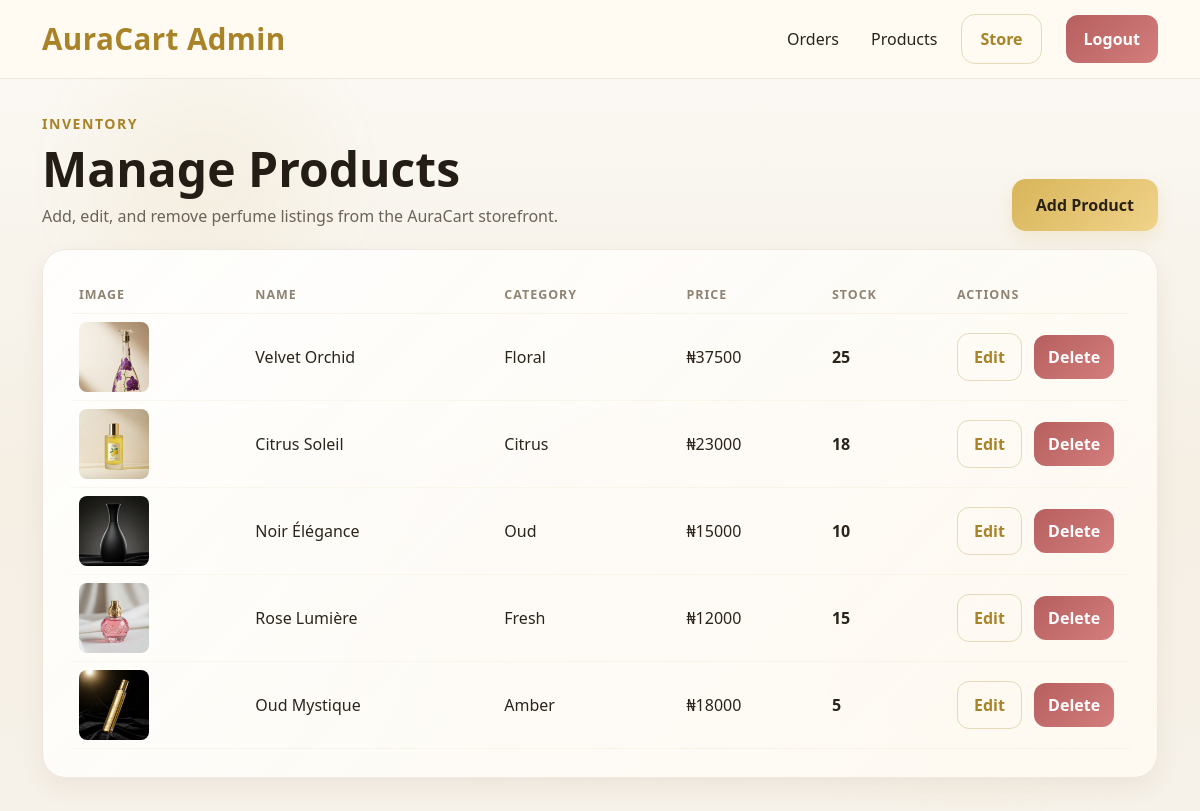
The app's page /admin/products (signed in), older data.
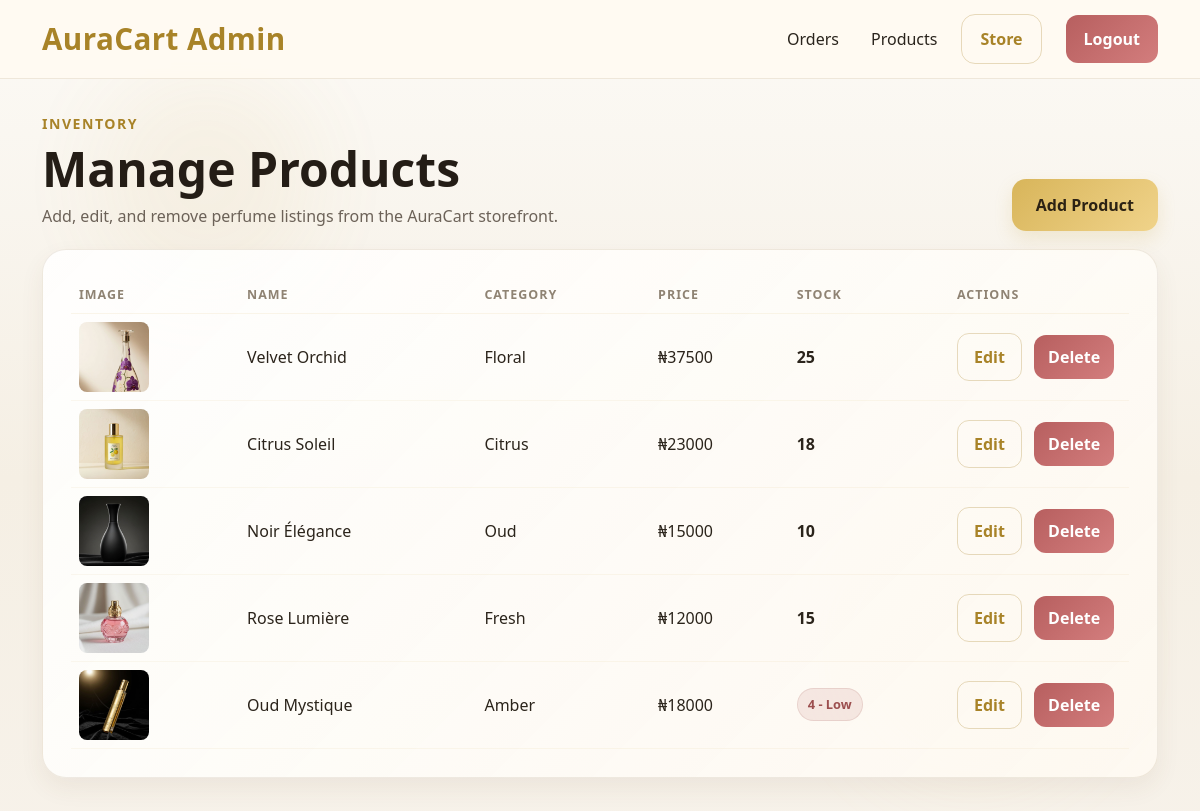
The same page, newer data.
### tables this page shows
CREATE TABLE products (
            id INTEGER PRIMARY KEY AUTOINCREMENT,
            name TEXT NOT NULL,
            description TEXT NOT NULL,
            price INTEGER NOT NULL,
            image TEXT,
            category TEXT,
            stock INTEGER DEFAULT 0,
            created_at TIMESTAMP DEFAULT CURRENT_TIMESTAMP
        );

### app.py (the view)
@app.route("/admin/products")
def admin_products():
    if not session.get("admin_logged_in"):
        return redirect(url_for("admin_login"))
    products = get_all_products()
    return render_template("admin_products.html", products=products)

### app.py (called while the page is built)
def get_db_connection():
    conn = sqlite3.connect(DATABASE)
    conn.row_factory = sqlite3.Row
    return conn

def get_all_products():
    conn = get_db_connection()
    products = conn.execute("""
        SELECT * FROM products
        ORDER BY created_at DESC
    """).fetchall()
    conn.close()
    return products

### templates/admin_products.html (shortened to what this page needs)
<!DOCTYPE html>
<html lang="en">
<head>
    <link href="https://cdn.jsdelivr.net/npm/bootstrap@5.3.3/dist/css/bootstrap.min.css" rel="stylesheet">
    <link rel="stylesheet" href="{{ url_for('static', filename='style.css') }}">
</head>
<body class="auracart-body">
    <div class="bg-animation">
        <span class="blob blob1"></span>
        <span class="blob blob2"></span>
    </div>
    <nav class="navbar navbar-expand-lg premium-navbar">
        <div class="container">
            <a class="navbar-brand brand-logo" href="{{ url_for('home') }}">AuraCart Admin</a>
            <div class="collapse navbar-collapse" id="adminNav">
                <ul class="navbar-nav ms-auto align-items-lg-center gap-lg-3">
                    <li class="nav-item">
                        <a class="nav-link premium-nav-link" href="{{ url_for('admin') }}">Orders</a>
                    </li>
                    <li class="nav-item">
                        <a class="nav-link premium-nav-link" href="{{ url_for('admin_products') }}">Products</a>
                    </li>
                    <li class="nav-item">
                        <a class="btn premium-outline-btn me-lg-2" href="{{ url_for('home') }}">Store</a>
                    </li>
                    <li class="nav-item">
                        <a class="btn admin-danger-btn" href="{{ url_for('admin_logout') }}">Logout</a>
                    </li>
                </ul>
            </div>
        </div>
    </nav>
    <section class="admin-page-section">
        <div class="container">
            <div class="admin-page-header fade-up">
                <div>
                    <p class="section-kicker mb-2">Inventory</p>
                    <h1 class="admin-page-title">Manage Products</h1>
                    <p class="admin-page-text">
                        Add, edit, and remove perfume listings from the AuraCart storefront.
                    </p>
                </div>
                <a href="{{ url_for('admin_add_product') }}" class="btn premium-gold-btn">
                    Add Product
                </a>
            </div>
            {% if products %}
            <div class="admin-card fade-up">
                <div class="table-responsive">
                    <table class="table admin-table align-middle">
                        <thead>
                            <tr>
                                <th>Image</th>
                                <th>Name</th>
                                <th>Category</th>
                                <th>Price</th>
                                <th>Stock</th>
                                <th style="width: 180px;">Actions</th>
                            </tr>
                        </thead>
                        <tbody>
                            {% for product in products %}
                            <tr>
                                <td>
                                    <img src="{{ url_for('static', filename='images/' + product.image) }}"
                                         alt="{{ product.name }}"
                                         class="admin-item-image">
                                </td>
                                <td>{{ product.name }}</td>
                                <td>{{ product.category }}</td>
                                <td>₦{{ product.price }}</td>
                                <td>
                                    {% if product.stock < 5 %}
                                        <span class="low-stock-badge">{{ product.stock }} - Low</span>
                                    {% else %}
                                        <span class="normal-stock">{{ product.stock }}</span>
                                    {% endif %}
                                </td>
                                <td>
                                    <a href="{{ url_for('admin_edit_product', product_id=product.id) }}" class="btn premium-outline-btn-sm me-2 mb-2 mb-md-0">Edit</a>
                                    <a href="{{ url_for('admin_delete_product', product_id=product.id) }}"
                                       class="btn admin-danger-btn-sm"
                                       onclick="return confirm('Delete this product?')">
                                        Delete
                                    </a>
                                </td>
                            </tr>
                            {% endfor %}
                        </tbody>
                    </table>
                </div>
            </div>
            {% else %}
            <div class="admin-empty-panel fade-up">
                <h3>No products found</h3>
                <p>Your inventory is empty right now.</p>
                <a href="{{ url_for('admin_add_product') }}" class="btn premium-gold-btn mt-3">Add First Product</a>
            </div>
            {% endif %}
        </div>
    </section>
</body>
</html>

Row changes from the older to the newer data that the page shows:
changed products "Oud Mystique": stock "5" → "4"
